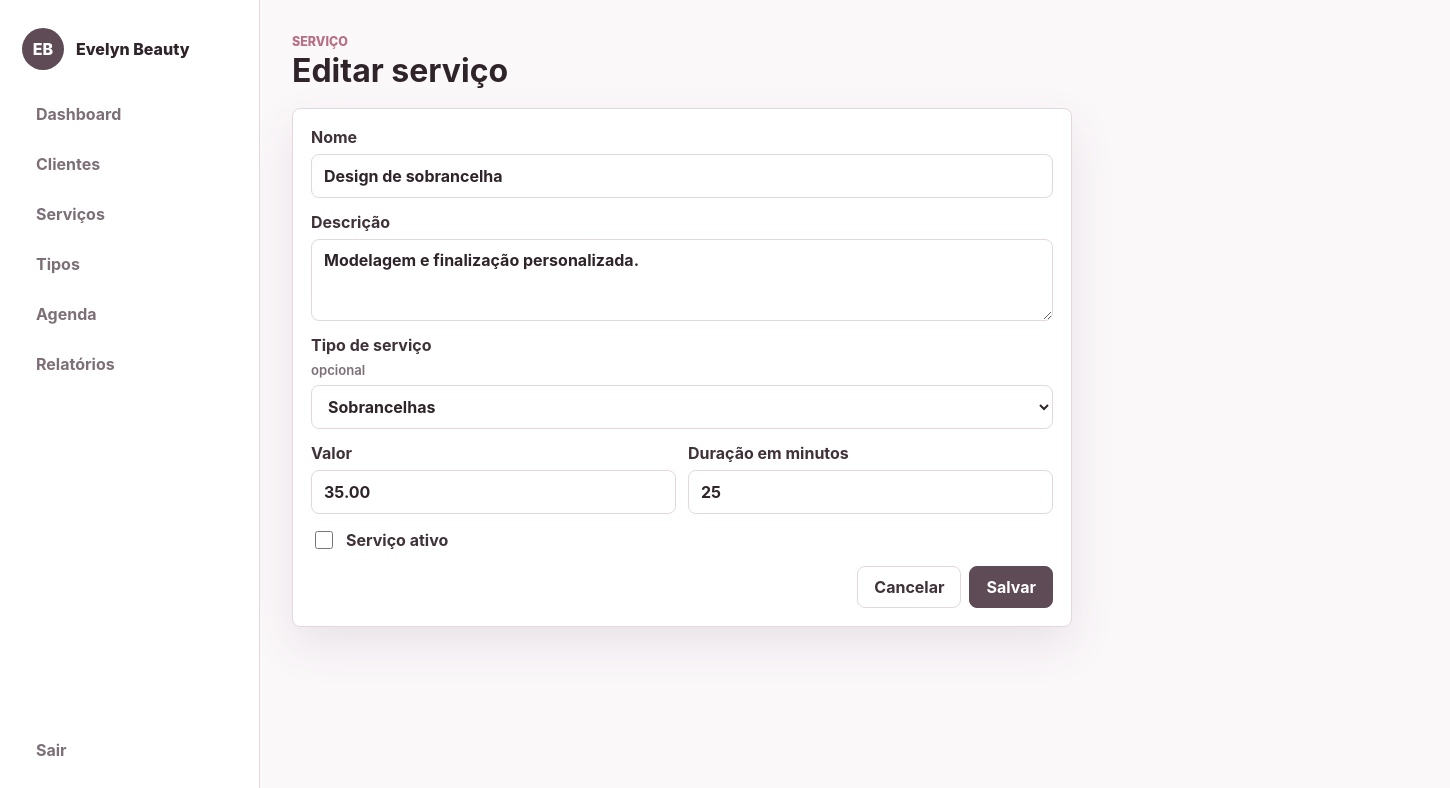
Screenshot of /servicos/1/editar (signed in) with the database file from the repository.
### models/service.py (models this page shows)
class Service(db.Model):
    __tablename__ = "services"
    id = db.Column(db.Integer, primary_key=True)
    name = db.Column(db.String(120), nullable=False, unique=True)
    description = db.Column(db.Text)
    service_type_id = db.Column(db.Integer, db.ForeignKey("service_types.id"), nullable=True)
    price = db.Column(db.Numeric(10, 2), nullable=False, default=Decimal("0.00"))
    duration_minutes = db.Column(db.Integer, nullable=False, default=60)
    active = db.Column(db.Boolean, nullable=False, default=True)
    service_type = db.relationship("ServiceType", back_populates="services")
    appointments = db.relationship("Appointment", back_populates="service")

### models/service_type.py (models this page shows)
class ServiceType(db.Model):
    __tablename__ = "service_types"
    id = db.Column(db.Integer, primary_key=True)
    name = db.Column(db.String(120), nullable=False, unique=True, index=True)
    description = db.Column(db.Text)
    created_at = db.Column(db.DateTime, default=datetime.utcnow, nullable=False)
    services = db.relationship("Service", back_populates="service_type")

### controllers/service_controller.py (the view, shortened to what this page needs)
@service_bp.route("/<int:service_id>/editar", methods=["GET", "POST"])
@login_required
def edit(service_id):
    service = Service.query.get_or_404(service_id)
    return render_template("services/form.html", **_service_form_context(service))

### controllers/auth_controller.py (called while the page is built)
def login_required(view):
    @wraps(view)
    def wrapped_view(*args, **kwargs):
        if not session.get("user_id"):
            flash("Entre para acessar o sistema.", "warning")
            return redirect(url_for("auth.login"))
        return view(*args, **kwargs)
    return wrapped_view

### controllers/service_controller.py (called while the page is built)
def _service_form_context(service):
    return {
        "service": service,
        "service_types": ServiceType.query.order_by(ServiceType.name.asc()).all(),
    }

### templates/services/form.html (shortened to what this page needs)
{% extends "base.html" %}
{% block content %}
<header class="page-header">
    <div>
        <p class="eyebrow">Serviço</p>
        <h1>{{ "Editar serviço" if service else "Novo serviço" }}</h1>
    </div>
</header>
<form method="post" class="form-card wide">
    <label>Nome
        <input type="text" name="name" value="{{ service.name if service else '' }}" required>
    </label>
    <label>Descrição
        <textarea name="description" rows="3">{{ service.description if service else '' }}</textarea>
    </label>
    <label>Tipo de serviço <span class="optional-label">opcional</span>
        <select name="service_type_id">
            {% for service_type in service_types %}
            <option value="{{ service_type.id }}" {% if service and service.service_type_id == service_type.id %}selected{% endif %}>{{ service_type.name }}</option>
            {% endfor %}
        </select>
    </label>
    <div class="form-grid">
        <label>Valor
            <input type="number" name="price" value="{{ '%.2f'|format(service.price) if service else '' }}" min="0" step="0.01" required>
        </label>
        <label>Duração em minutos
            <input type="number" name="duration_minutes" value="{{ service.duration_minutes if service else 60 }}" min="5" step="5" required>
        </label>
    </div>
    <label class="check">
        <input type="checkbox" name="active" value="1" {% if not service or service.active %}checked{% endif %}>
        Serviço ativo
    </label>
    <div class="form-actions">
        <a class="btn" href="{{ url_for('services.index') }}">Cancelar</a>
        <button class="btn primary" type="submit">Salvar</button>
    </div>
</form>
{% endblock %}

### static/css/style.css (style rules this page uses)
:root { --bg: #fbf8fa; --surface: #ffffff; --surface-soft: #f3edf0; --text: #2e242a; --muted: #7d6f77; --brand: #5f4b56; --brand-strong: #3f3239; --accent: #b66f83; --ok: #28785f; --warn: #a66321; --danger: #ad3f4a; --line: #e4d8de; --shadow: 0 18px 45px rgba(80, 56, 69, 0.11); }
* { box-sizing: border-box; }
html { min-height: 100%; }
body { min-height: 100%; margin: 0; background: var(--bg); color: var(--text); font-family: Inter, ui-sans-serif, system-ui, -apple-system, BlinkMacSystemFont, "Segoe UI", sans-serif; letter-spacing: 0; }
a { color: inherit; text-decoration: none; }
button, input, select, textarea { font: inherit; }
.login-brand h1, .page-header h1 { margin: 0; line-height: 1.02; }
.page-header { display: flex; align-items: flex-start; justify-content: space-between; gap: 16px; margin-bottom: 20px; }
.eyebrow { margin: 0 0 6px; color: var(--accent); font-size: 0.78rem; font-weight: 800; text-transform: uppercase; }
.btn { min-height: 42px; display: inline-flex; align-items: center; justify-content: center; gap: 8px; padding: 0 16px; border: 1px solid var(--line); border-radius: 8px; background: var(--surface); color: var(--brand-strong); cursor: pointer; font-weight: 750; white-space: nowrap; }
.btn.primary { border-color: var(--brand); background: var(--brand); color: #fff; }
.metric, .panel, .card, .form-card, .table-panel { background: var(--surface); border: 1px solid var(--line); border-radius: 8px; box-shadow: var(--shadow); }
.form-card { width: min(460px, 100%); display: grid; gap: 14px; padding: 18px; }
.form-card.wide { width: min(780px, 100%); }
label { display: grid; gap: 7px; color: var(--brand-strong); font-weight: 750; }
.optional-label { color: var(--muted); font-size: 0.82rem; font-weight: 600; }
input, select, textarea { width: 100%; min-height: 44px; border: 1px solid var(--line); border-radius: 8px; background: #fff; color: var(--text); padding: 10px 12px; }
textarea { resize: vertical; }
.check { display: flex; grid-template-columns: auto 1fr; align-items: center; gap: 10px; }
.check input { width: 18px; min-height: 18px; }
.form-grid, .filters { display: grid; gap: 12px; }
.form-actions, .actions, .row-actions { display: flex; align-items: center; gap: 8px; flex-wrap: wrap; }
.form-actions { justify-content: flex-end; }
@media (min-width: 760px) { .form-grid, .filters { grid-template-columns: repeat(2, minmax(0, 1fr)); } }

### rows the page displays
Service: name "Design de sobrancelha", description "Modelagem e finalização personalizada.", service_type_id "Sobrancelhas", price "35.00", duration_minutes "25"

### other values shown
{{ app_name }} "Evelyn Beauty"
{{ "Editar serviço" if service else "Novo serviço" }} "Editar serviço"
